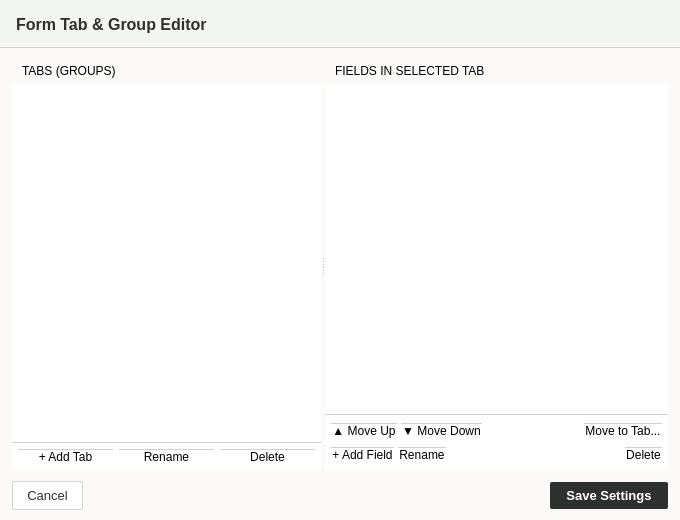
<?xml version="1.0" encoding="UTF-8"?>
<ui version="4.0">
 <class>GroupEditorWindow</class>
 <widget class="QDialog" name="GroupEditorWindow">
  <property name="geometry">
   <rect>
    <x>0</x>
    <y>0</y>
    <width>680</width>
    <height>520</height>
   </rect>
  </property>
  <property name="minimumSize">
   <size>
    <width>600</width>
    <height>440</height>
   </size>
  </property>
  <property name="windowTitle">
   <string>Configure Registration Tabs</string>
  </property>
  <property name="styleSheet">
   <string notr="true">QDialog#GroupEditorWindow {
    background-color: #fbfaf8;
    color: #2c302e;
}
QFrame#header_frame {
    background-color: #f2f5f1;
    border-bottom: 1px solid #d1d1d1;
}
QLabel#lbl_header_title {
    color: #2c302e;
    font-family: &quot;Segoe UI&quot;, &quot;Inter&quot;;
    font-size: 12pt;
    font-weight: bold;
}
QFrame[class="group-card"] {
    background-color: #ffffff;
    border: 1px solid #d1d1d1;
    border-radius: 3px;
}
QFrame[class="group-card-header"] {
    background-color: #f2f5f1;
    border-bottom: 1px solid #d1d1d1;
    border-top-left-radius: 2px;
    border-top-right-radius: 2px;
}
QLabel[class="group-card-title"] {
    color: #000000;
    font-family: &quot;Segoe UI&quot;, &quot;Inter&quot;;
    font-size: 10pt;
    font-weight: bold;
}
QListWidget {
    background-color: #ffffff;
    color: #2c302e;
    font-family: &quot;Segoe UI&quot;, &quot;Inter&quot;;
    font-size: 9.5pt;
    border: none;
    padding: 4px;
}
QListWidget#fields_listbox {
    font-family: &quot;JetBrains Mono&quot;, monospace;
}
QListWidget::item {
    padding: 4px;
    border-bottom: 1px solid #f2f5f1;
}
QListWidget::item:selected {
    background-color: #2c302e;
    color: #ffffff;
}
QPushButton[class="tool-btn"] {
    background-color: #ffffff;
    color: #2c302e;
    font-family: &quot;Segoe UI&quot;, &quot;Inter&quot;;
    font-size: 8.5pt;
    border: 1px solid #d1d1d1;
    border-radius: 2px;
    padding: 3px 8px;
}
QPushButton[class="tool-btn"]:hover {
    background-color: #e9ece5;
}
QPushButton[class="tool-btn-primary"] {
    background-color: #ffffff;
    color: #2c302e;
    font-family: &quot;Segoe UI&quot;, &quot;Inter&quot;;
    font-size: 8.5pt;
    font-weight: bold;
    border: 1px solid #d1d1d1;
    border-radius: 2px;
    padding: 3px 8px;
}
QPushButton[class="tool-btn-primary"]:hover {
    background-color: #e9ece5;
}
QPushButton[class="tool-btn-danger"] {
    background-color: #ffffff;
    color: #c93a40;
    font-family: &quot;Segoe UI&quot;, &quot;Inter&quot;;
    font-size: 8.5pt;
    border: 1px solid #d1d1d1;
    border-radius: 2px;
    padding: 3px 8px;
}
QPushButton[class="tool-btn-danger"]:hover {
    background-color: #faeaeb;
    border-color: #c93a40;
}
QPushButton#btn_cancel {
    background-color: #ffffff;
    color: #2c302e;
    font-family: &quot;Segoe UI&quot;, &quot;Inter&quot;;
    font-size: 9.5pt;
    border: 1px solid #d1d1d1;
    border-radius: 2px;
    padding: 6px 14px;
}
QPushButton#btn_cancel:hover {
    background-color: #e9ece5;
}
QPushButton#btn_save {
    background-color: #2c302e;
    color: #ffffff;
    font-family: &quot;Segoe UI&quot;, &quot;Inter&quot;;
    font-size: 9.5pt;
    font-weight: bold;
    border: none;
    border-radius: 2px;
    padding: 6px 16px;
}
QPushButton#btn_save:hover {
    background-color: #181c19;
}</string>
  </property>
  <layout class="QVBoxLayout" name="root_vlayout">
   <property name="spacing">
    <number>0</number>
   </property>
   <property name="leftMargin">
    <number>0</number>
   </property>
   <property name="topMargin">
    <number>0</number>
   </property>
   <property name="rightMargin">
    <number>0</number>
   </property>
   <property name="bottomMargin">
    <number>0</number>
   </property>
   <item>
    <widget class="QFrame" name="header_frame">
     <property name="minimumSize">
      <size>
       <width>0</width>
       <height>48</height>
      </size>
     </property>
     <property name="maximumSize">
      <size>
       <width>16777215</width>
       <height>48</height>
      </size>
     </property>
     <property name="frameShape">
      <enum>QFrame::NoFrame</enum>
     </property>
     <layout class="QHBoxLayout" name="header_hlayout">
      <property name="leftMargin">
       <number>16</number>
      </property>
      <property name="topMargin">
       <number>10</number>
      </property>
      <property name="rightMargin">
       <number>16</number>
      </property>
      <property name="bottomMargin">
       <number>10</number>
      </property>
      <item>
       <widget class="QLabel" name="lbl_header_title">
        <property name="text">
         <string>Form Tab &amp; Group Editor</string>
        </property>
       </widget>
      </item>
     </layout>
    </widget>
   </item>
   <item>
    <widget class="QWidget" name="content_container" native="true">
     <layout class="QVBoxLayout" name="content_vlayout">
      <property name="spacing">
       <number>10</number>
      </property>
      <property name="leftMargin">
       <number>12</number>
      </property>
      <property name="topMargin">
       <number>10</number>
      </property>
      <property name="rightMargin">
       <number>12</number>
      </property>
      <property name="bottomMargin">
       <number>10</number>
      </property>
      <item>
       <widget class="QSplitter" name="main_splitter">
        <property name="orientation">
         <enum>Qt::Horizontal</enum>
        </property>
        <widget class="QFrame" name="card_tabs">
         <property name="class" stdset="0">
          <string>group-card</string>
         </property>
         <layout class="QVBoxLayout" name="tabs_card_layout">
          <property name="spacing">
           <number>0</number>
          </property>
          <property name="leftMargin">
           <number>0</number>
          </property>
          <property name="topMargin">
           <number>0</number>
          </property>
          <property name="rightMargin">
           <number>0</number>
          </property>
          <property name="bottomMargin">
           <number>0</number>
          </property>
          <item>
           <widget class="QFrame" name="hdr_tabs">
            <property name="class" stdset="0">
             <string>group-card-header</string>
            </property>
            <layout class="QHBoxLayout" name="hdr_tabs_layout">
             <property name="leftMargin">
              <number>10</number>
             </property>
             <property name="topMargin">
              <number>6</number>
             </property>
             <property name="rightMargin">
              <number>10</number>
             </property>
             <property name="bottomMargin">
              <number>6</number>
             </property>
             <item>
              <widget class="QLabel" name="title_tabs">
               <property name="text">
                <string>TABS (GROUPS)</string>
               </property>
               <property name="class" stdset="0">
                <string>group-card-title</string>
               </property>
              </widget>
             </item>
            </layout>
           </widget>
          </item>
          <item>
           <widget class="QListWidget" name="tabs_listbox">
  <property name="cursor">
   <cursorShape>PointingHandCursor</cursorShape>
  </property>
 </widget>
          </item>
          <item>
           <widget class="QFrame" name="tab_btn_bar">
            <property name="styleSheet">
             <string notr="true">background-color: #ffffff; border-top: 1px solid #d1d1d1;</string>
            </property>
            <layout class="QHBoxLayout" name="tab_btn_layout">
             <property name="leftMargin">
              <number>6</number>
             </property>
             <property name="topMargin">
              <number>6</number>
             </property>
             <property name="rightMargin">
              <number>6</number>
             </property>
             <property name="bottomMargin">
              <number>6</number>
             </property>
             <item>
              <widget class="QPushButton" name="btn_add_tab">
               <property name="cursor">
                <cursorShape>PointingHandCursor</cursorShape>
               </property>
               <property name="text">
                <string>+ Add Tab</string>
               </property>
               <property name="class" stdset="0">
                <string>tool-btn-primary</string>
               </property>
              </widget>
             </item>
             <item>
              <widget class="QPushButton" name="btn_rename_tab">
               <property name="cursor">
                <cursorShape>PointingHandCursor</cursorShape>
               </property>
               <property name="text">
                <string>Rename</string>
               </property>
               <property name="class" stdset="0">
                <string>tool-btn</string>
               </property>
              </widget>
             </item>
             <item>
              <widget class="QPushButton" name="btn_del_tab">
               <property name="cursor">
                <cursorShape>PointingHandCursor</cursorShape>
               </property>
               <property name="text">
                <string>Delete</string>
               </property>
               <property name="class" stdset="0">
                <string>tool-btn-danger</string>
               </property>
              </widget>
             </item>
            </layout>
           </widget>
          </item>
         </layout>
        </widget>
        <widget class="QFrame" name="card_fields">
         <property name="class" stdset="0">
          <string>group-card</string>
         </property>
         <layout class="QVBoxLayout" name="fields_card_layout">
          <property name="spacing">
           <number>0</number>
          </property>
          <property name="leftMargin">
           <number>0</number>
          </property>
          <property name="topMargin">
           <number>0</number>
          </property>
          <property name="rightMargin">
           <number>0</number>
          </property>
          <property name="bottomMargin">
           <number>0</number>
          </property>
          <item>
           <widget class="QFrame" name="hdr_fields">
            <property name="class" stdset="0">
             <string>group-card-header</string>
            </property>
            <layout class="QHBoxLayout" name="hdr_fields_layout">
             <property name="leftMargin">
              <number>10</number>
             </property>
             <property name="topMargin">
              <number>6</number>
             </property>
             <property name="rightMargin">
              <number>10</number>
             </property>
             <property name="bottomMargin">
              <number>6</number>
             </property>
             <item>
              <widget class="QLabel" name="title_fields">
               <property name="text">
                <string>FIELDS IN SELECTED TAB</string>
               </property>
               <property name="class" stdset="0">
                <string>group-card-title</string>
               </property>
              </widget>
             </item>
            </layout>
           </widget>
          </item>
          <item>
           <widget class="QListWidget" name="fields_listbox">
  <property name="cursor">
   <cursorShape>PointingHandCursor</cursorShape>
  </property>
 </widget>
          </item>
          <item>
           <widget class="QFrame" name="field_tool_bar">
            <property name="styleSheet">
             <string notr="true">background-color: #ffffff; border-top: 1px solid #d1d1d1;</string>
            </property>
            <layout class="QVBoxLayout" name="field_tool_vlayout">
             <property name="spacing">
              <number>4</number>
             </property>
             <property name="leftMargin">
              <number>6</number>
             </property>
             <property name="topMargin">
              <number>6</number>
             </property>
             <property name="rightMargin">
              <number>6</number>
             </property>
             <property name="bottomMargin">
              <number>6</number>
             </property>
             <item>
              <layout class="QHBoxLayout" name="field_move_layout">
               <item>
                <widget class="QPushButton" name="btn_move_up">
                 <property name="cursor">
                  <cursorShape>PointingHandCursor</cursorShape>
                 </property>
                 <property name="text">
                  <string>▲ Move Up</string>
                 </property>
                 <property name="class" stdset="0">
                  <string>tool-btn</string>
                 </property>
                </widget>
               </item>
               <item>
                <widget class="QPushButton" name="btn_move_down">
                 <property name="cursor">
                  <cursorShape>PointingHandCursor</cursorShape>
                 </property>
                 <property name="text">
                  <string>▼ Move Down</string>
                 </property>
                 <property name="class" stdset="0">
                  <string>tool-btn</string>
                 </property>
                </widget>
               </item>
               <item>
                <spacer name="field_move_spacer">
                 <property name="orientation">
                  <enum>Qt::Horizontal</enum>
                 </property>
                 <property name="sizeHint" stdset="0">
                  <size>
                   <width>40</width>
                   <height>20</height>
                  </size>
                 </property>
                </spacer>
               </item>
               <item>
                <widget class="QPushButton" name="btn_move_to_tab">
                 <property name="cursor">
                  <cursorShape>PointingHandCursor</cursorShape>
                 </property>
                 <property name="text">
                  <string>Move to Tab...</string>
                 </property>
                 <property name="class" stdset="0">
                  <string>tool-btn</string>
                 </property>
                </widget>
               </item>
              </layout>
             </item>
             <item>
              <layout class="QHBoxLayout" name="field_edit_layout">
               <item>
                <widget class="QPushButton" name="btn_add_field">
                 <property name="cursor">
                  <cursorShape>PointingHandCursor</cursorShape>
                 </property>
                 <property name="text">
                  <string>+ Add Field</string>
                 </property>
                 <property name="class" stdset="0">
                  <string>tool-btn-primary</string>
                 </property>
                </widget>
               </item>
               <item>
                <widget class="QPushButton" name="btn_rename_field">
                 <property name="cursor">
                  <cursorShape>PointingHandCursor</cursorShape>
                 </property>
                 <property name="text">
                  <string>Rename</string>
                 </property>
                 <property name="class" stdset="0">
                  <string>tool-btn</string>
                 </property>
                </widget>
               </item>
               <item>
                <spacer name="field_edit_spacer">
                 <property name="orientation">
                  <enum>Qt::Horizontal</enum>
                 </property>
                 <property name="sizeHint" stdset="0">
                  <size>
                   <width>40</width>
                   <height>20</height>
                  </size>
                 </property>
                </spacer>
               </item>
               <item>
                <widget class="QPushButton" name="btn_del_field">
                 <property name="cursor">
                  <cursorShape>PointingHandCursor</cursorShape>
                 </property>
                 <property name="text">
                  <string>Delete</string>
                 </property>
                 <property name="class" stdset="0">
                  <string>tool-btn-danger</string>
                 </property>
                </widget>
               </item>
              </layout>
             </item>
            </layout>
           </widget>
          </item>
         </layout>
        </widget>
       </widget>
      </item>
      <item>
       <layout class="QHBoxLayout" name="action_footer_layout">
        <item>
         <widget class="QPushButton" name="btn_cancel">
          <property name="cursor">
           <cursorShape>PointingHandCursor</cursorShape>
          </property>
          <property name="text">
           <string>Cancel</string>
          </property>
         </widget>
        </item>
        <item>
         <spacer name="footer_spacer">
          <property name="orientation">
           <enum>Qt::Horizontal</enum>
          </property>
          <property name="sizeHint" stdset="0">
           <size>
            <width>40</width>
            <height>20</height>
           </size>
          </property>
         </spacer>
        </item>
        <item>
         <widget class="QPushButton" name="btn_save">
          <property name="cursor">
           <cursorShape>PointingHandCursor</cursorShape>
          </property>
          <property name="text">
           <string>Save Settings</string>
          </property>
         </widget>
        </item>
       </layout>
      </item>
     </layout>
    </widget>
   </item>
  </layout>
 </widget>
 <resources/>
 <connections/>
</ui>
